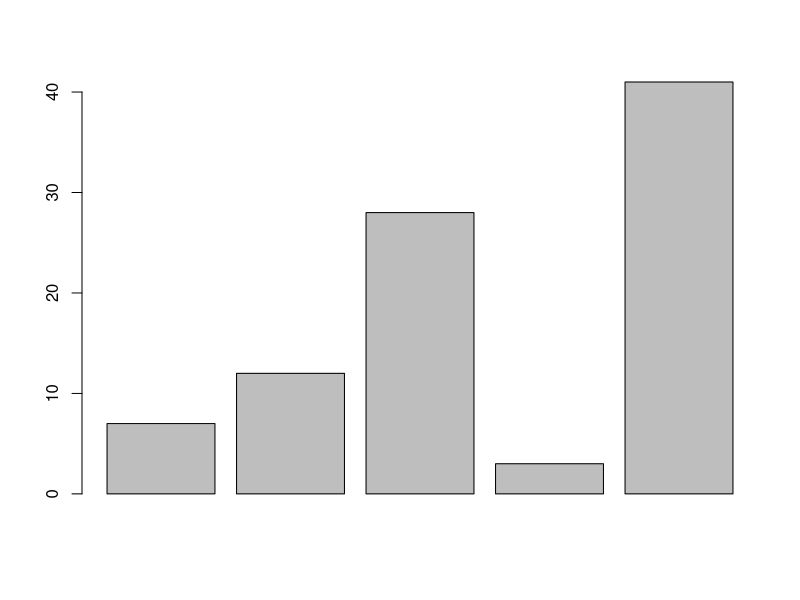
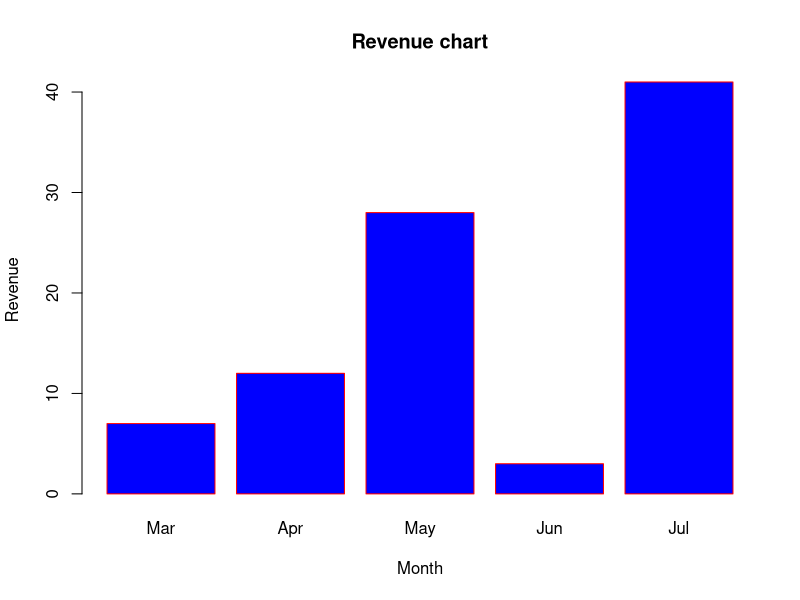
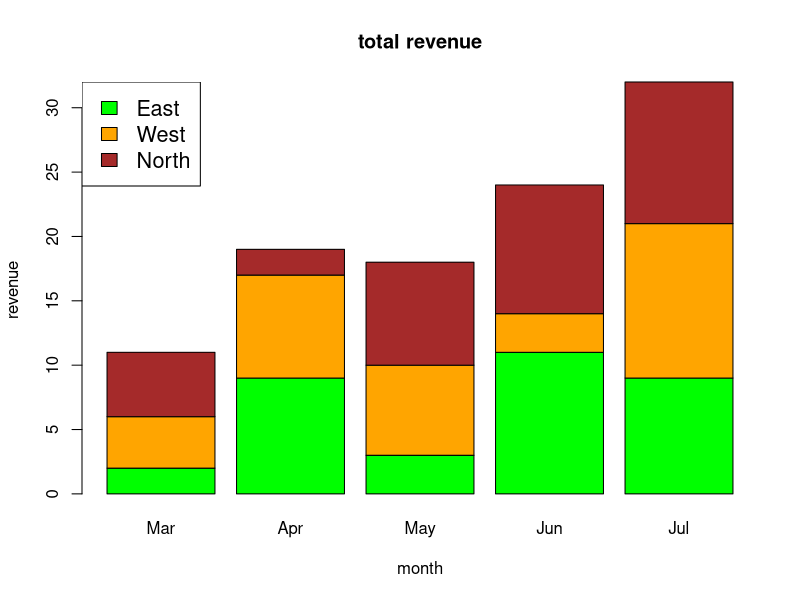

Source code (R) for these figures, in order:
# Create the data for the chart
H <- c(7,12,28,3,41)

# Give the chart file a name
png(file = "C:/workspace/LEARNING-R/charts-graphs/barchart.png")

# Plot the bar chart 
barplot(H)

# Save the file
dev.off()

# Create the data for the chart
H <- c(7,12,28,3,41)
M <- c("Mar","Apr","May","Jun","Jul")

# Give the chart file a name
png(file = "C:/workspace/LEARNING-R/charts-graphs/barchart_months_revenue.png")

# Plot the bar chart 
barplot(H,names.arg=M,xlab="Month",ylab="Revenue",col="blue",main="Revenue chart",border="red")

# Save the file
dev.off()

# Create the input vectors.
colors = c("green","orange","brown")
months <- c("Mar","Apr","May","Jun","Jul")
regions <- c("East","West","North")

# Create the matrix of the values.
Values <- matrix(c(2,9,3,11,9,4,8,7,3,12,5,2,8,10,11), nrow = 3, ncol = 5, byrow = TRUE)
print(Values)

# Give the chart file a name
png(file = "C:/workspace/LEARNING-R/charts-graphs/barchart_stacked.png")

# Create the bar chart
barplot(Values, main = "total revenue", names.arg = months, xlab = "month", ylab = "revenue", col = colors)

# Add the legend to the chart
legend("topleft", regions, cex = 1.3, fill = colors)

# Save the file
dev.off()